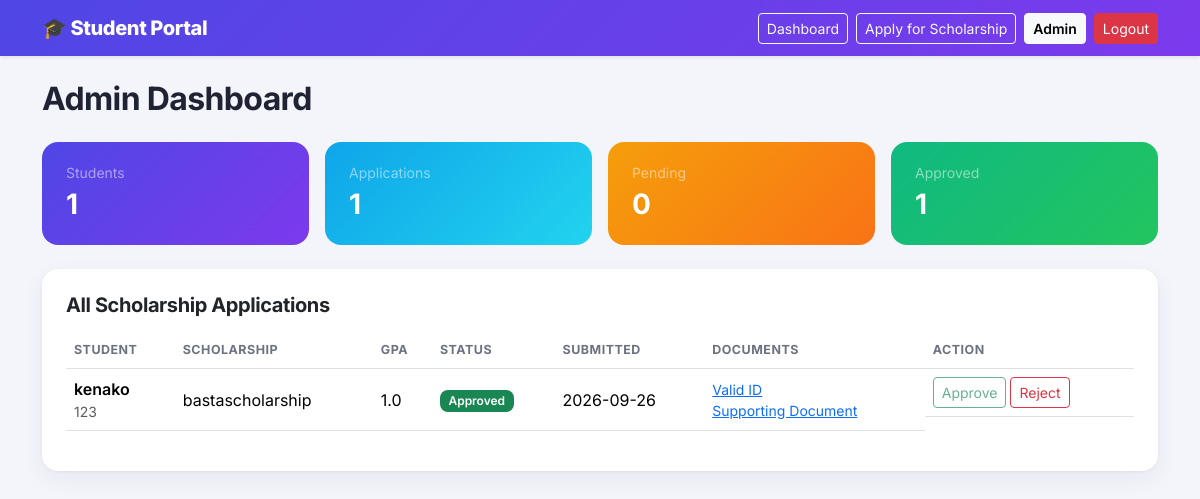
/admin (signed in), run on the app's committed database.
### models.py (models this page shows, shortened)
class ScholarshipApplication(db.Model):
    __tablename__ = 'scholarship_applications'
    id = db.Column(db.Integer, primary_key=True)
    student_id = db.Column(db.Integer, db.ForeignKey('students.id'), nullable=False)
    scholarship_name = db.Column(db.String(150), nullable=False)
    gpa = db.Column(db.Float, nullable=False)
    reason = db.Column(db.Text, nullable=False)
    status = db.Column(db.String(20), default='Pending', nullable=False)
    submitted_at = db.Column(db.DateTime, default=datetime.utcnow)
    documents = db.relationship(
        'Document', backref='scholarship', cascade='all, delete-orphan'
    )

class Student(db.Model):
    __tablename__ = 'students'
    id = db.Column(db.Integer, primary_key=True)
    user_id = db.Column(db.Integer, db.ForeignKey('users.id'), nullable=False, unique=True)
    full_name = db.Column(db.String(120), nullable=False)
    student_number = db.Column(db.String(40), unique=True, nullable=False, index=True)
    program = db.Column(db.String(120), nullable=True)
    year_level = db.Column(db.String(20), nullable=True)
    contact_number = db.Column(db.String(20), nullable=True)
    address = db.Column(db.String(255), nullable=True)
    scholarships = db.relationship(
        'ScholarshipApplication', backref='student', cascade='all, delete-orphan',
        order_by='desc(ScholarshipApplication.submitted_at)'
    )

class Document(db.Model):
    __tablename__ = 'documents'
    id = db.Column(db.Integer, primary_key=True)
    scholarship_id = db.Column(
        db.Integer, db.ForeignKey('scholarship_applications.id'), nullable=False
    )
    document_type = db.Column(db.String(50), nullable=False)
    original_filename = db.Column(db.String(255), nullable=False)
    stored_filename = db.Column(db.String(255), nullable=False, unique=True)
    uploaded_at = db.Column(db.DateTime, default=datetime.utcnow)

### app.py (the view)
    @app.route('/admin')
    @admin_required
    def admin_dashboard():
        applications = (
            ScholarshipApplication.query
            .join(Student)
            .order_by(ScholarshipApplication.submitted_at.desc())
            .all()
        )
        stats = {
            'students': Student.query.count(),
            'applications': len(applications),
            'pending': sum(1 for a in applications if a.status == 'Pending'),
            'approved': sum(1 for a in applications if a.status == 'Approved'),
            'rejected': sum(1 for a in applications if a.status == 'Rejected'),
        }
        return render_template(
            'admin_dashboard.html', applications=applications, stats=stats,
            form=AdminActionForm()
        )

### templates/admin_dashboard.html (shortened to what this page needs)
{% extends 'base.html' %}
{% block content %}
<h2 class="mb-4 fw-brand">Admin Dashboard</h2>
<div class="row g-3 mb-4">
    <div class="col-6 col-md-3">
        <div class="stat-card" style="background: linear-gradient(135deg, #4f46e5, #7c3aed);">
            <div class="small text-white-50">Students</div>
            <div class="fs-3 fw-bold">{{ stats.students }}</div>
        </div>
    </div>
    <div class="col-6 col-md-3">
        <div class="stat-card" style="background: linear-gradient(135deg, #0ea5e9, #22d3ee);">
            <div class="small text-white-50">Applications</div>
            <div class="fs-3 fw-bold">{{ stats.applications }}</div>
        </div>
    </div>
    <div class="col-6 col-md-3">
        <div class="stat-card" style="background: linear-gradient(135deg, #f59e0b, #f97316);">
            <div class="small text-white-50">Pending</div>
            <div class="fs-3 fw-bold">{{ stats.pending }}</div>
        </div>
    </div>
    <div class="col-6 col-md-3">
        <div class="stat-card" style="background: linear-gradient(135deg, #10b981, #22c55e);">
            <div class="small text-white-50">Approved</div>
            <div class="fs-3 fw-bold">{{ stats.approved }}</div>
        </div>
    </div>
</div>
<div class="card">
    <div class="card-body p-4">
        <h3 class="mb-3 fs-5 fw-brand">All Scholarship Applications</h3>
        {% if applications|length == 0 %}
            <p class="text-muted mb-0">No applications have been submitted yet.</p>
        {% else %}
            <div class="table-responsive">
                <table class="table align-middle">
                    <thead>
                        <tr>
                            <th>Student</th>
                            <th>Scholarship</th>
                            <th>GPA</th>
                            <th>Status</th>
                            <th>Submitted</th>
                            <th>Documents</th>
                            <th>Action</th>
                        </tr>
                    </thead>
                    <tbody>
                        {% for app in applications %}
                        <tr>
                            <td>
                                <div class="fw-semibold">{{ app.student.full_name }}</div>
                                <div class="small text-muted">{{ app.student.student_number }}</div>
                            </td>
                            <td>{{ app.scholarship_name }}</td>
                            <td>{{ app.gpa }}</td>
                            <td>
                                <span class="badge bg-{{ 'success' if app.status == 'Approved' else ('danger' if app.status == 'Rejected' else 'warning') }}">
                                    {{ app.status }}
                                </span>
                            </td>
                            <td>{{ app.submitted_at.strftime('%Y-%m-%d') }}</td>
                            <td>
                                {% for doc in app.documents %}
                                    <a href="{{ url_for('admin_download_document', document_id=doc.id) }}" class="d-block small">{{ doc.document_type }}</a>
                                {% endfor %}
                            </td>
                            <td class="d-flex gap-1">
                                <form method="POST" action="{{ url_for('admin_update_status', application_id=app.id) }}">
                                    <button type="submit" class="btn btn-sm btn-outline-success" {% if app.status == 'Approved' %}disabled{% endif %}>Approve</button>
                                </form>
                                <form method="POST" action="{{ url_for('admin_update_status', application_id=app.id) }}">
                                    <button type="submit" class="btn btn-sm btn-outline-danger" {% if app.status == 'Rejected' %}disabled{% endif %}>Reject</button>
                                </form>
                            </td>
                        </tr>
                        {% endfor %}
                    </tbody>
                </table>
            </div>
        {% endif %}
    </div>
</div>
{% endblock %}

### templates/base.html (style rules this page uses)
:root { --brand-1: #4f46e5; --brand-2: #7c3aed; --brand-ink: #1e1b4b; --bg-soft: #f4f5fb; }
body { font-family: 'Inter', system-ui, sans-serif; background: var(--bg-soft); color: #1f2333; }
h1, h2, h3, .fw-brand { font-weight: 700; letter-spacing: -0.02em; }
.card { border: none; border-radius: 1rem; box-shadow: 0 1px 3px rgba(30, 27, 75, 0.06), 0 8px 24px rgba(30, 27, 75, 0.06); }
.stat-card { border-radius: 1rem; padding: 1.25rem 1.5rem; color: #fff; }
.table thead th { font-size: 0.78rem; text-transform: uppercase; letter-spacing: 0.04em; color: #6b7280; border-bottom-width: 1px; }
.badge { font-weight: 600; padding: 0.4em 0.7em; border-radius: 0.5rem; }

### data on the page
ScholarshipApplication: student.full_name "kenako", student.student_number "123", scholarship_name "bastascholarship", gpa "1.0", status "Approved", submitted_at "2026-09-26"
Document: document_type "Valid ID"
Document: document_type "Supporting Document"

### other printed values
{{ stats.students }} "1"
{{ stats.applications }} "1"
{{ stats.pending }} "0"
{{ stats.approved }} "1"
